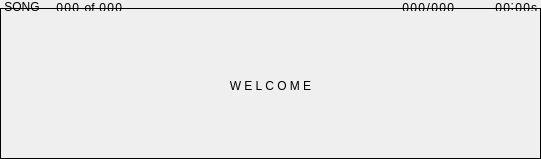
<?xml version="1.0" encoding="UTF-8"?>
<ui version="4.0">
 <class>TitleArea</class>
 <widget class="QWidget" name="TitleArea">
  <property name="geometry">
   <rect>
    <x>0</x>
    <y>0</y>
    <width>541</width>
    <height>159</height>
   </rect>
  </property>
  <property name="windowTitle">
   <string>Form</string>
  </property>
  <property name="styleSheet">
   <string notr="true"/>
  </property>
  <layout class="QGridLayout" name="gridLayout_2">
   <property name="leftMargin">
    <number>0</number>
   </property>
   <property name="topMargin">
    <number>0</number>
   </property>
   <property name="rightMargin">
    <number>0</number>
   </property>
   <property name="bottomMargin">
    <number>0</number>
   </property>
   <property name="spacing">
    <number>0</number>
   </property>
   <item row="2" column="1" colspan="11">
    <widget class="QFrame" name="titleFrame">
     <property name="styleSheet">
      <string notr="true">#titleFrame {
margin-top: 8%;
padding-top: -10%;
border-color: rgb(0, 0, 0);
border: 1px solid;
font-size: 2ex;
}
</string>
     </property>
     <property name="frameShape">
      <enum>QFrame::Shape::StyledPanel</enum>
     </property>
     <property name="frameShadow">
      <enum>QFrame::Shadow::Raised</enum>
     </property>
     <layout class="QGridLayout" name="gridLayout">
      <property name="leftMargin">
       <number>0</number>
      </property>
      <property name="topMargin">
       <number>0</number>
      </property>
      <property name="rightMargin">
       <number>0</number>
      </property>
      <property name="bottomMargin">
       <number>0</number>
      </property>
      <property name="spacing">
       <number>0</number>
      </property>
      <item row="0" column="8">
       <widget class="QLabel" name="subSongAmountDigit2">
        <property name="sizePolicy">
         <sizepolicy hsizetype="Fixed" vsizetype="Fixed">
          <horstretch>0</horstretch>
          <verstretch>0</verstretch>
         </sizepolicy>
        </property>
        <property name="minimumSize">
         <size>
          <width>8</width>
          <height>10</height>
         </size>
        </property>
        <property name="maximumSize">
         <size>
          <width>8</width>
          <height>10</height>
         </size>
        </property>
        <property name="font">
         <font/>
        </property>
        <property name="styleSheet">
         <string notr="true">margin-top: 0px; /*Should be negative or zero*/</string>
        </property>
        <property name="text">
         <string>0</string>
        </property>
        <property name="alignment">
         <set>Qt::AlignmentFlag::AlignRight|Qt::AlignmentFlag::AlignTop|Qt::AlignmentFlag::AlignTrailing</set>
        </property>
       </widget>
      </item>
      <item row="0" column="21">
       <widget class="QLabel" name="songDurationColon">
        <property name="sizePolicy">
         <sizepolicy hsizetype="Fixed" vsizetype="Fixed">
          <horstretch>0</horstretch>
          <verstretch>0</verstretch>
         </sizepolicy>
        </property>
        <property name="minimumSize">
         <size>
          <width>4</width>
          <height>10</height>
         </size>
        </property>
        <property name="maximumSize">
         <size>
          <width>4</width>
          <height>10</height>
         </size>
        </property>
        <property name="font">
         <font/>
        </property>
        <property name="styleSheet">
         <string notr="true">margin-top: -3px;</string>
        </property>
        <property name="text">
         <string>:</string>
        </property>
        <property name="alignment">
         <set>Qt::AlignmentFlag::AlignRight|Qt::AlignmentFlag::AlignTrailing|Qt::AlignmentFlag::AlignVCenter</set>
        </property>
       </widget>
      </item>
      <item row="0" column="25">
       <spacer name="horizontalSpacer_topRight">
        <property name="orientation">
         <enum>Qt::Orientation::Horizontal</enum>
        </property>
        <property name="sizeType">
         <enum>QSizePolicy::Policy::Fixed</enum>
        </property>
        <property name="sizeHint" stdset="0">
         <size>
          <width>3</width>
          <height>5</height>
         </size>
        </property>
       </spacer>
      </item>
      <item row="0" column="5">
       <widget class="QLabel" name="currentSubSongDigit1">
        <property name="sizePolicy">
         <sizepolicy hsizetype="Fixed" vsizetype="Fixed">
          <horstretch>0</horstretch>
          <verstretch>0</verstretch>
         </sizepolicy>
        </property>
        <property name="minimumSize">
         <size>
          <width>8</width>
          <height>10</height>
         </size>
        </property>
        <property name="maximumSize">
         <size>
          <width>8</width>
          <height>10</height>
         </size>
        </property>
        <property name="font">
         <font/>
        </property>
        <property name="styleSheet">
         <string notr="true">margin-top: 0px; /*Should be negative or zero*/</string>
        </property>
        <property name="text">
         <string>0</string>
        </property>
        <property name="alignment">
         <set>Qt::AlignmentFlag::AlignRight|Qt::AlignmentFlag::AlignTop|Qt::AlignmentFlag::AlignTrailing</set>
        </property>
       </widget>
      </item>
      <item row="0" column="3">
       <widget class="QLabel" name="currentSubSongDigit3">
        <property name="sizePolicy">
         <sizepolicy hsizetype="Fixed" vsizetype="Fixed">
          <horstretch>0</horstretch>
          <verstretch>0</verstretch>
         </sizepolicy>
        </property>
        <property name="minimumSize">
         <size>
          <width>8</width>
          <height>10</height>
         </size>
        </property>
        <property name="maximumSize">
         <size>
          <width>8</width>
          <height>10</height>
         </size>
        </property>
        <property name="font">
         <font/>
        </property>
        <property name="styleSheet">
         <string notr="true">margin-top: 0px; /*Should be negative or zero*/</string>
        </property>
        <property name="text">
         <string>0</string>
        </property>
        <property name="alignment">
         <set>Qt::AlignmentFlag::AlignRight|Qt::AlignmentFlag::AlignTop|Qt::AlignmentFlag::AlignTrailing</set>
        </property>
       </widget>
      </item>
      <item row="0" column="10">
       <spacer name="horizontalSpacer">
        <property name="orientation">
         <enum>Qt::Orientation::Horizontal</enum>
        </property>
        <property name="sizeHint" stdset="0">
         <size>
          <width>40</width>
          <height>5</height>
         </size>
        </property>
       </spacer>
      </item>
      <item row="0" column="7">
       <widget class="QLabel" name="subSongAmountDigit3">
        <property name="sizePolicy">
         <sizepolicy hsizetype="Fixed" vsizetype="Fixed">
          <horstretch>0</horstretch>
          <verstretch>0</verstretch>
         </sizepolicy>
        </property>
        <property name="minimumSize">
         <size>
          <width>8</width>
          <height>10</height>
         </size>
        </property>
        <property name="maximumSize">
         <size>
          <width>8</width>
          <height>10</height>
         </size>
        </property>
        <property name="font">
         <font/>
        </property>
        <property name="styleSheet">
         <string notr="true">margin-top: 0px; /*Should be negative or zero*/</string>
        </property>
        <property name="text">
         <string>0</string>
        </property>
        <property name="alignment">
         <set>Qt::AlignmentFlag::AlignRight|Qt::AlignmentFlag::AlignTop|Qt::AlignmentFlag::AlignTrailing</set>
        </property>
       </widget>
      </item>
      <item row="0" column="16">
       <widget class="QLabel" name="patternAmountDigit2">
        <property name="sizePolicy">
         <sizepolicy hsizetype="Fixed" vsizetype="Fixed">
          <horstretch>0</horstretch>
          <verstretch>0</verstretch>
         </sizepolicy>
        </property>
        <property name="minimumSize">
         <size>
          <width>8</width>
          <height>10</height>
         </size>
        </property>
        <property name="maximumSize">
         <size>
          <width>8</width>
          <height>10</height>
         </size>
        </property>
        <property name="font">
         <font/>
        </property>
        <property name="styleSheet">
         <string notr="true">margin-top: 0px; /*Should be negative or zero*/</string>
        </property>
        <property name="text">
         <string>0</string>
        </property>
        <property name="alignment">
         <set>Qt::AlignmentFlag::AlignRight|Qt::AlignmentFlag::AlignTop|Qt::AlignmentFlag::AlignTrailing</set>
        </property>
       </widget>
      </item>
      <item row="0" column="13">
       <widget class="QLabel" name="currentPatternDigit1">
        <property name="sizePolicy">
         <sizepolicy hsizetype="Fixed" vsizetype="Fixed">
          <horstretch>0</horstretch>
          <verstretch>0</verstretch>
         </sizepolicy>
        </property>
        <property name="minimumSize">
         <size>
          <width>8</width>
          <height>10</height>
         </size>
        </property>
        <property name="maximumSize">
         <size>
          <width>8</width>
          <height>10</height>
         </size>
        </property>
        <property name="font">
         <font/>
        </property>
        <property name="styleSheet">
         <string notr="true">margin-top: 0px; /*Should be negative or zero*/</string>
        </property>
        <property name="text">
         <string>0</string>
        </property>
        <property name="alignment">
         <set>Qt::AlignmentFlag::AlignRight|Qt::AlignmentFlag::AlignTop|Qt::AlignmentFlag::AlignTrailing</set>
        </property>
       </widget>
      </item>
      <item row="0" column="11">
       <widget class="QLabel" name="currentPatternDigit3">
        <property name="sizePolicy">
         <sizepolicy hsizetype="Fixed" vsizetype="Fixed">
          <horstretch>0</horstretch>
          <verstretch>0</verstretch>
         </sizepolicy>
        </property>
        <property name="minimumSize">
         <size>
          <width>8</width>
          <height>10</height>
         </size>
        </property>
        <property name="maximumSize">
         <size>
          <width>8</width>
          <height>10</height>
         </size>
        </property>
        <property name="font">
         <font/>
        </property>
        <property name="styleSheet">
         <string notr="true">margin-top: 0px; /*Should be negative or zero*/</string>
        </property>
        <property name="text">
         <string>0</string>
        </property>
        <property name="alignment">
         <set>Qt::AlignmentFlag::AlignRight|Qt::AlignmentFlag::AlignTop|Qt::AlignmentFlag::AlignTrailing</set>
        </property>
       </widget>
      </item>
      <item row="0" column="9">
       <widget class="QLabel" name="subSongAmountDigit1">
        <property name="sizePolicy">
         <sizepolicy hsizetype="Fixed" vsizetype="Fixed">
          <horstretch>0</horstretch>
          <verstretch>0</verstretch>
         </sizepolicy>
        </property>
        <property name="minimumSize">
         <size>
          <width>8</width>
          <height>10</height>
         </size>
        </property>
        <property name="maximumSize">
         <size>
          <width>8</width>
          <height>10</height>
         </size>
        </property>
        <property name="font">
         <font/>
        </property>
        <property name="styleSheet">
         <string notr="true">margin-top: 0px; </string>
        </property>
        <property name="text">
         <string>0</string>
        </property>
        <property name="alignment">
         <set>Qt::AlignmentFlag::AlignRight|Qt::AlignmentFlag::AlignTop|Qt::AlignmentFlag::AlignTrailing</set>
        </property>
       </widget>
      </item>
      <item row="0" column="6">
       <widget class="QLabel" name="of">
        <property name="sizePolicy">
         <sizepolicy hsizetype="Fixed" vsizetype="Fixed">
          <horstretch>0</horstretch>
          <verstretch>0</verstretch>
         </sizepolicy>
        </property>
        <property name="minimumSize">
         <size>
          <width>19</width>
          <height>10</height>
         </size>
        </property>
        <property name="maximumSize">
         <size>
          <width>19</width>
          <height>10</height>
         </size>
        </property>
        <property name="font">
         <font/>
        </property>
        <property name="styleSheet">
         <string notr="true">margin-top: -1px; /*Should be negative or zero*/</string>
        </property>
        <property name="text">
         <string> of </string>
        </property>
        <property name="alignment">
         <set>Qt::AlignmentFlag::AlignRight|Qt::AlignmentFlag::AlignTop|Qt::AlignmentFlag::AlignTrailing</set>
        </property>
       </widget>
      </item>
      <item row="0" column="20">
       <widget class="QLabel" name="songDurationMinuteDigit1">
        <property name="sizePolicy">
         <sizepolicy hsizetype="Fixed" vsizetype="Fixed">
          <horstretch>0</horstretch>
          <verstretch>0</verstretch>
         </sizepolicy>
        </property>
        <property name="minimumSize">
         <size>
          <width>8</width>
          <height>10</height>
         </size>
        </property>
        <property name="maximumSize">
         <size>
          <width>8</width>
          <height>10</height>
         </size>
        </property>
        <property name="font">
         <font>
          <stylestrategy>PreferAntialias</stylestrategy>
         </font>
        </property>
        <property name="styleSheet">
         <string notr="true">margin-top: 0px; </string>
        </property>
        <property name="text">
         <string>0</string>
        </property>
        <property name="alignment">
         <set>Qt::AlignmentFlag::AlignRight|Qt::AlignmentFlag::AlignTop|Qt::AlignmentFlag::AlignTrailing</set>
        </property>
       </widget>
      </item>
      <item row="0" column="22">
       <widget class="QLabel" name="songDurationSecondDigit2">
        <property name="sizePolicy">
         <sizepolicy hsizetype="Fixed" vsizetype="Fixed">
          <horstretch>0</horstretch>
          <verstretch>0</verstretch>
         </sizepolicy>
        </property>
        <property name="minimumSize">
         <size>
          <width>8</width>
          <height>10</height>
         </size>
        </property>
        <property name="maximumSize">
         <size>
          <width>8</width>
          <height>10</height>
         </size>
        </property>
        <property name="font">
         <font>
          <stylestrategy>PreferAntialias</stylestrategy>
         </font>
        </property>
        <property name="styleSheet">
         <string notr="true">margin-top: 0px; </string>
        </property>
        <property name="text">
         <string>0</string>
        </property>
        <property name="alignment">
         <set>Qt::AlignmentFlag::AlignRight|Qt::AlignmentFlag::AlignTop|Qt::AlignmentFlag::AlignTrailing</set>
        </property>
       </widget>
      </item>
      <item row="0" column="14">
       <widget class="QLabel" name="slash">
        <property name="sizePolicy">
         <sizepolicy hsizetype="Fixed" vsizetype="Fixed">
          <horstretch>0</horstretch>
          <verstretch>0</verstretch>
         </sizepolicy>
        </property>
        <property name="minimumSize">
         <size>
          <width>5</width>
          <height>10</height>
         </size>
        </property>
        <property name="maximumSize">
         <size>
          <width>5</width>
          <height>10</height>
         </size>
        </property>
        <property name="font">
         <font/>
        </property>
        <property name="styleSheet">
         <string notr="true">margin-top: -1px; /*Should be negative or zero*/</string>
        </property>
        <property name="text">
         <string>/</string>
        </property>
        <property name="alignment">
         <set>Qt::AlignmentFlag::AlignRight|Qt::AlignmentFlag::AlignTop|Qt::AlignmentFlag::AlignTrailing</set>
        </property>
       </widget>
      </item>
      <item row="0" column="4">
       <widget class="QLabel" name="currentSubSongDigit2">
        <property name="sizePolicy">
         <sizepolicy hsizetype="Fixed" vsizetype="Fixed">
          <horstretch>0</horstretch>
          <verstretch>0</verstretch>
         </sizepolicy>
        </property>
        <property name="minimumSize">
         <size>
          <width>8</width>
          <height>10</height>
         </size>
        </property>
        <property name="maximumSize">
         <size>
          <width>8</width>
          <height>10</height>
         </size>
        </property>
        <property name="font">
         <font/>
        </property>
        <property name="styleSheet">
         <string notr="true">margin-top: 0px; /*Should be negative or zero*/</string>
        </property>
        <property name="text">
         <string>0</string>
        </property>
        <property name="alignment">
         <set>Qt::AlignmentFlag::AlignRight|Qt::AlignmentFlag::AlignTop|Qt::AlignmentFlag::AlignTrailing</set>
        </property>
       </widget>
      </item>
      <item row="0" column="17">
       <widget class="QLabel" name="patternAmountDigit1">
        <property name="sizePolicy">
         <sizepolicy hsizetype="Fixed" vsizetype="Fixed">
          <horstretch>0</horstretch>
          <verstretch>0</verstretch>
         </sizepolicy>
        </property>
        <property name="minimumSize">
         <size>
          <width>8</width>
          <height>10</height>
         </size>
        </property>
        <property name="maximumSize">
         <size>
          <width>8</width>
          <height>10</height>
         </size>
        </property>
        <property name="font">
         <font/>
        </property>
        <property name="styleSheet">
         <string notr="true">margin-top: 0px; /*Should be negative or zero*/</string>
        </property>
        <property name="text">
         <string>0</string>
        </property>
        <property name="alignment">
         <set>Qt::AlignmentFlag::AlignRight|Qt::AlignmentFlag::AlignTop|Qt::AlignmentFlag::AlignTrailing</set>
        </property>
       </widget>
      </item>
      <item row="0" column="12">
       <widget class="QLabel" name="currentPatternDigit2">
        <property name="sizePolicy">
         <sizepolicy hsizetype="Fixed" vsizetype="Fixed">
          <horstretch>0</horstretch>
          <verstretch>0</verstretch>
         </sizepolicy>
        </property>
        <property name="minimumSize">
         <size>
          <width>8</width>
          <height>10</height>
         </size>
        </property>
        <property name="maximumSize">
         <size>
          <width>8</width>
          <height>10</height>
         </size>
        </property>
        <property name="font">
         <font/>
        </property>
        <property name="styleSheet">
         <string notr="true">margin-top: 0px; /*Should be negative or zero*/</string>
        </property>
        <property name="text">
         <string>0</string>
        </property>
        <property name="alignment">
         <set>Qt::AlignmentFlag::AlignRight|Qt::AlignmentFlag::AlignTop|Qt::AlignmentFlag::AlignTrailing</set>
        </property>
       </widget>
      </item>
      <item row="0" column="19">
       <widget class="QLabel" name="songDurationMinuteDigit2">
        <property name="sizePolicy">
         <sizepolicy hsizetype="Fixed" vsizetype="Fixed">
          <horstretch>0</horstretch>
          <verstretch>0</verstretch>
         </sizepolicy>
        </property>
        <property name="minimumSize">
         <size>
          <width>8</width>
          <height>10</height>
         </size>
        </property>
        <property name="maximumSize">
         <size>
          <width>8</width>
          <height>10</height>
         </size>
        </property>
        <property name="font">
         <font>
          <stylestrategy>PreferAntialias</stylestrategy>
         </font>
        </property>
        <property name="styleSheet">
         <string notr="true">margin-top: 0px; </string>
        </property>
        <property name="text">
         <string>0</string>
        </property>
        <property name="alignment">
         <set>Qt::AlignmentFlag::AlignRight|Qt::AlignmentFlag::AlignTop|Qt::AlignmentFlag::AlignTrailing</set>
        </property>
       </widget>
      </item>
      <item row="0" column="2">
       <spacer name="horizontalSpacer_4">
        <property name="orientation">
         <enum>Qt::Orientation::Horizontal</enum>
        </property>
        <property name="sizeType">
         <enum>QSizePolicy::Policy::Fixed</enum>
        </property>
        <property name="sizeHint" stdset="0">
         <size>
          <width>15</width>
          <height>5</height>
         </size>
        </property>
       </spacer>
      </item>
      <item row="0" column="18">
       <spacer name="horizontalSpacer_3">
        <property name="orientation">
         <enum>Qt::Orientation::Horizontal</enum>
        </property>
        <property name="sizeType">
         <enum>QSizePolicy::Policy::Fixed</enum>
        </property>
        <property name="sizeHint" stdset="0">
         <size>
          <width>40</width>
          <height>5</height>
         </size>
        </property>
       </spacer>
      </item>
      <item row="0" column="15">
       <widget class="QLabel" name="patternAmountDigit3">
        <property name="sizePolicy">
         <sizepolicy hsizetype="Fixed" vsizetype="Fixed">
          <horstretch>0</horstretch>
          <verstretch>0</verstretch>
         </sizepolicy>
        </property>
        <property name="minimumSize">
         <size>
          <width>8</width>
          <height>10</height>
         </size>
        </property>
        <property name="maximumSize">
         <size>
          <width>8</width>
          <height>10</height>
         </size>
        </property>
        <property name="font">
         <font/>
        </property>
        <property name="styleSheet">
         <string notr="true">margin-top: 0px; /*Should be negative or zero*/</string>
        </property>
        <property name="text">
         <string>0</string>
        </property>
        <property name="alignment">
         <set>Qt::AlignmentFlag::AlignRight|Qt::AlignmentFlag::AlignTop|Qt::AlignmentFlag::AlignTrailing</set>
        </property>
       </widget>
      </item>
      <item row="0" column="24">
       <widget class="QLabel" name="s">
        <property name="sizePolicy">
         <sizepolicy hsizetype="Fixed" vsizetype="Fixed">
          <horstretch>0</horstretch>
          <verstretch>0</verstretch>
         </sizepolicy>
        </property>
        <property name="minimumSize">
         <size>
          <width>7</width>
          <height>10</height>
         </size>
        </property>
        <property name="maximumSize">
         <size>
          <width>7</width>
          <height>10</height>
         </size>
        </property>
        <property name="font">
         <font/>
        </property>
        <property name="styleSheet">
         <string notr="true">margin-top: -1px; /*Should be negative or zero*/</string>
        </property>
        <property name="text">
         <string>s</string>
        </property>
        <property name="alignment">
         <set>Qt::AlignmentFlag::AlignRight|Qt::AlignmentFlag::AlignTop|Qt::AlignmentFlag::AlignTrailing</set>
        </property>
       </widget>
      </item>
      <item row="1" column="0" colspan="26">
       <widget class="QLabel" name="title">
        <property name="sizePolicy">
         <sizepolicy hsizetype="Expanding" vsizetype="Expanding">
          <horstretch>0</horstretch>
          <verstretch>0</verstretch>
         </sizepolicy>
        </property>
        <property name="font">
         <font>
          <italic>false</italic>
          <bold>false</bold>
          <stylestrategy>PreferAntialias</stylestrategy>
         </font>
        </property>
        <property name="styleSheet">
         <string notr="true">margin-top: -2px;</string>
        </property>
        <property name="text">
         <string>W E L C O M E</string>
        </property>
        <property name="alignment">
         <set>Qt::AlignmentFlag::AlignCenter</set>
        </property>
       </widget>
      </item>
      <item row="0" column="0">
       <spacer name="horizontalSpacer_topLeft">
        <property name="orientation">
         <enum>Qt::Orientation::Horizontal</enum>
        </property>
        <property name="sizeType">
         <enum>QSizePolicy::Policy::Fixed</enum>
        </property>
        <property name="sizeHint" stdset="0">
         <size>
          <width>3</width>
          <height>5</height>
         </size>
        </property>
       </spacer>
      </item>
      <item row="0" column="1">
       <widget class="QLabel" name="song">
        <property name="sizePolicy">
         <sizepolicy hsizetype="Fixed" vsizetype="Fixed">
          <horstretch>0</horstretch>
          <verstretch>0</verstretch>
         </sizepolicy>
        </property>
        <property name="font">
         <font/>
        </property>
        <property name="styleSheet">
         <string notr="true">margin-top: -1px; /*Should be negative or zero*/</string>
        </property>
        <property name="text">
         <string>SONG</string>
        </property>
        <property name="alignment">
         <set>Qt::AlignmentFlag::AlignCenter</set>
        </property>
       </widget>
      </item>
      <item row="0" column="23">
       <widget class="QLabel" name="songDurationSecondDigit1">
        <property name="sizePolicy">
         <sizepolicy hsizetype="Fixed" vsizetype="Fixed">
          <horstretch>0</horstretch>
          <verstretch>0</verstretch>
         </sizepolicy>
        </property>
        <property name="minimumSize">
         <size>
          <width>8</width>
          <height>10</height>
         </size>
        </property>
        <property name="maximumSize">
         <size>
          <width>8</width>
          <height>10</height>
         </size>
        </property>
        <property name="font">
         <font>
          <stylestrategy>PreferAntialias</stylestrategy>
         </font>
        </property>
        <property name="styleSheet">
         <string notr="true">margin-top: 0px; </string>
        </property>
        <property name="text">
         <string>0</string>
        </property>
        <property name="alignment">
         <set>Qt::AlignmentFlag::AlignRight|Qt::AlignmentFlag::AlignTop|Qt::AlignmentFlag::AlignTrailing</set>
        </property>
       </widget>
      </item>
     </layout>
    </widget>
   </item>
  </layout>
 </widget>
 <resources/>
 <connections/>
</ui>
